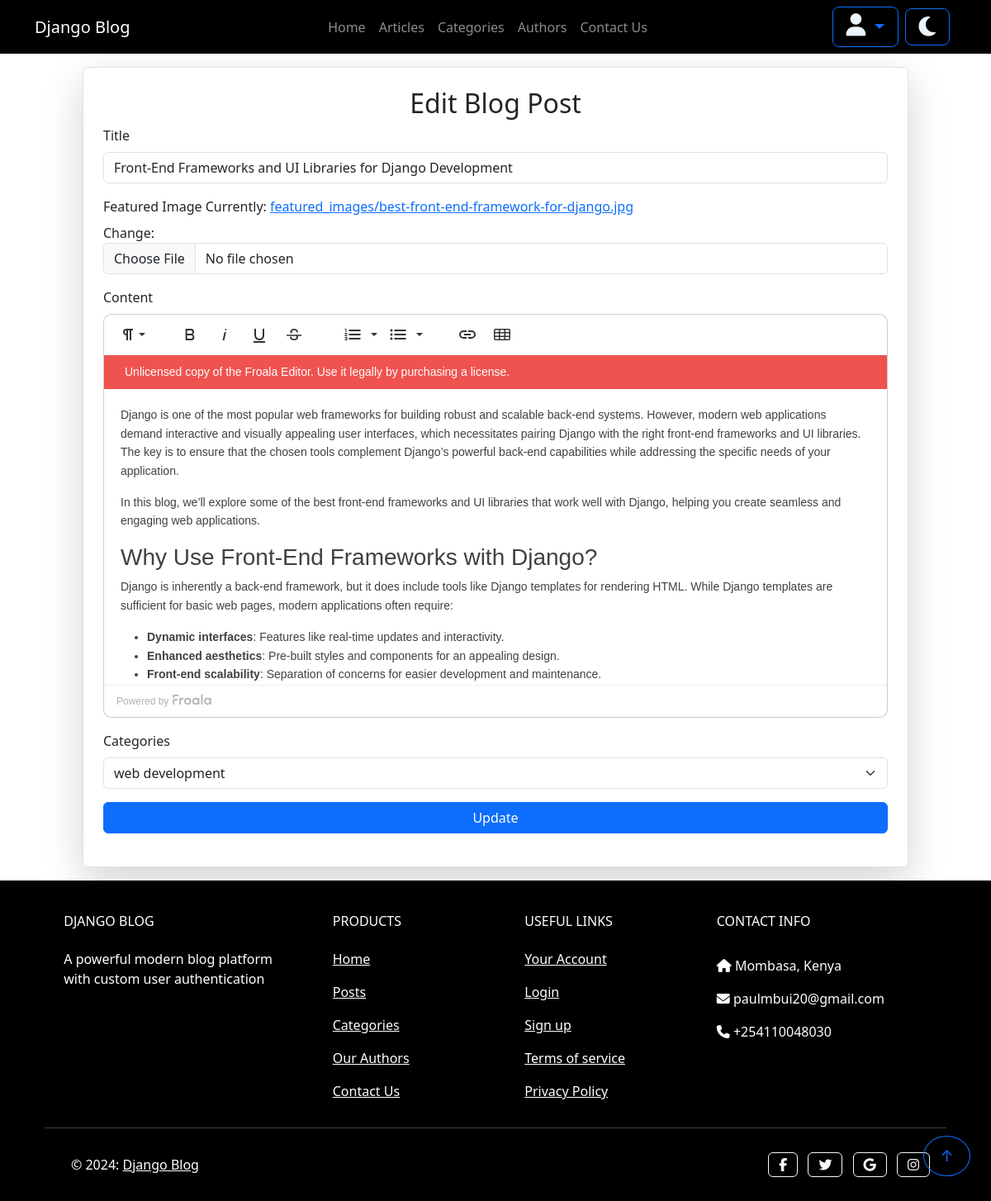
Before: /accounts/edit/4/ (signed in) with the older database file.
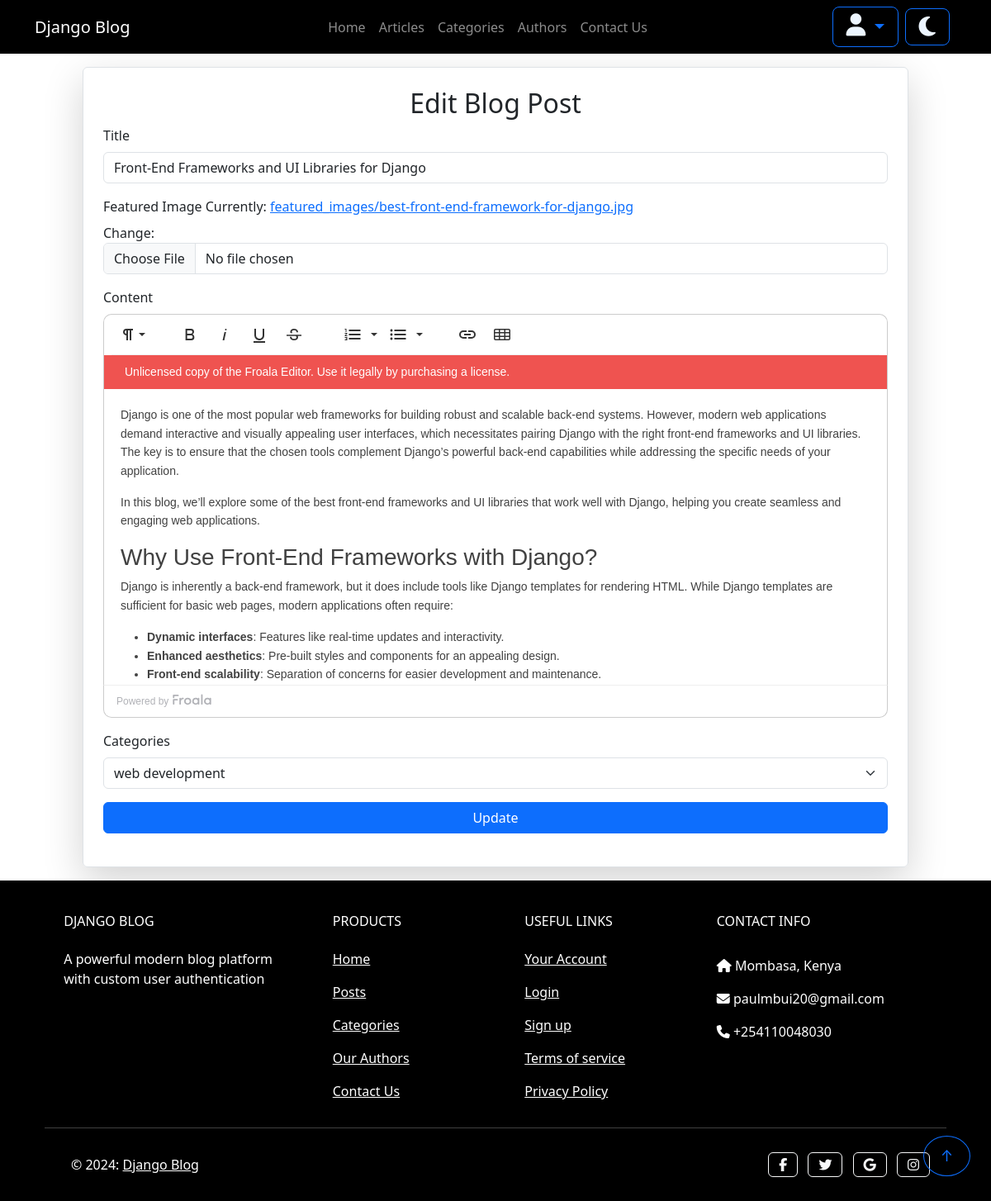
After: the same page with the newer database file.
### blog/models.py (models this page shows, shortened)
class BlogPost(models.Model):
    STATUS_CHOICES = (
        ('pending', 'Pending'),
        ('published', 'Published'),
    )
    title = models.CharField(max_length=200)
    featured_image = models.ImageField(upload_to='featured_images/')
    content =  FroalaField()
    slug = models.SlugField(unique=True)
    categories = models.ForeignKey(Category, on_delete=models.CASCADE, null=True, blank=True)
    created_at = models.DateTimeField(auto_now_add=True)
    updated_at = models.DateTimeField(auto_now=True)
    status = models.CharField(max_length=10, choices=STATUS_CHOICES, default='pending')
    author = models.ForeignKey(settings.AUTH_USER_MODEL, on_delete=models.CASCADE, related_name='blog_posts')

### blog/views.py (the view)
# urls.py: path('edit/<int:post_id>/', views.edit_post, name='edit_post'),
@login_required
def edit_post(request, post_id):
    post = get_object_or_404(BlogPost, id=post_id)
    if post.author != request.user and not request.user.is_superuser:
        messages.error(request, "You don't have permission to edit this post.")
        return redirect('account')
    if request.method == 'POST':
        form = BlogPostForm(request.POST, request.FILES, instance=post)
        if post.author != request.user.is_superuser:
            post.status = 'pending'
        if form.is_valid():
            form.save()
            messages.success(request, "Post updated successfully.")
            return redirect('account')
    else:
        form = BlogPostForm(instance=post)
    return render(request, 'edit_post.html', {'form': form, 'post': post})

### blog/forms.py
class BlogPostForm(forms.ModelForm):
    content = forms.CharField(widget=FroalaEditor)
    class Meta:
        model = BlogPost
        fields = ['title', 'featured_image', 'content', 'categories']
        widgets = {
            'title': forms.TextInput(attrs={'class': 'form-control'}),
            'content': forms.Textarea(attrs={'class': 'form-control'}),
            'featured_image': forms.ClearableFileInput(attrs={'class': 'form-control'}),
            'categories': forms.Select(attrs={'class': 'form-select'}),
        }

### accounts/templatetags/form_tags.py (called while the page is built)
@register.filter
def add_class(field, css_class):
    return field.as_widget(attrs={"class": css_class})

### blog/models.py (called while the page is built)
    def __str__(self):
        return self.name

### froala_editor/fields.py (called while the page is built)
    def get_internal_type(self):
        return "TextField"

### froala_editor/widgets.py (called while the page is built)
    def render(self, name, value, attrs=None, renderer=None):
        html = super(FroalaEditor, self).render(name, value, attrs)
        el_id = self.build_attrs(attrs).get('id')
        html += self.trigger_froala(el_id, self.get_options())
        return mark_safe(html)

    def trigger_froala(self, el_id, options):
        str = """
        <script>
            new FroalaEditor('#%s',%s)
        </script>""" % (el_id, options)
        return str

### blog/templates/edit_post.html (shortened to what this page needs)
{% extends "base.html" %}
{% load form_tags static %}
{% block content %}
<main class="form-container col-md-10 mx-auto p-4  my-3 border rounded shadow-lg">
    <h2 class="text-center">Edit Blog Post</h2>
    <form method="POST" enctype="multipart/form-data">
        <div class="form-group mb-3">
            <label for="id_title" class="form-label">Title</label>
            {{ form.title|add_class:"form-control" }}
        </div>
        <div class="form-group mb-3">
            <label for="id_featured_image" class="form-label">Featured Image</label>
            {{ form.featured_image }}
        </div>
        <div class="form-group mb-3">
            <label for="id_content" class="form-label">Content</label>
        </div>
        <div class="form-group mb-3">
            <label for="id_categories" class="form-label">Categories</label>
            {{ form.categories }}
        </div>
        <button type="submit" class="btn btn-primary w-100">Update</button>
    </form>
</main>
{% endblock %}

Changed rows visible on the page:
changed BlogPost "web development": title "Front-End Frameworks and UI Libraries for Django Development" → "Front-End Frameworks and UI Libraries for Django"
